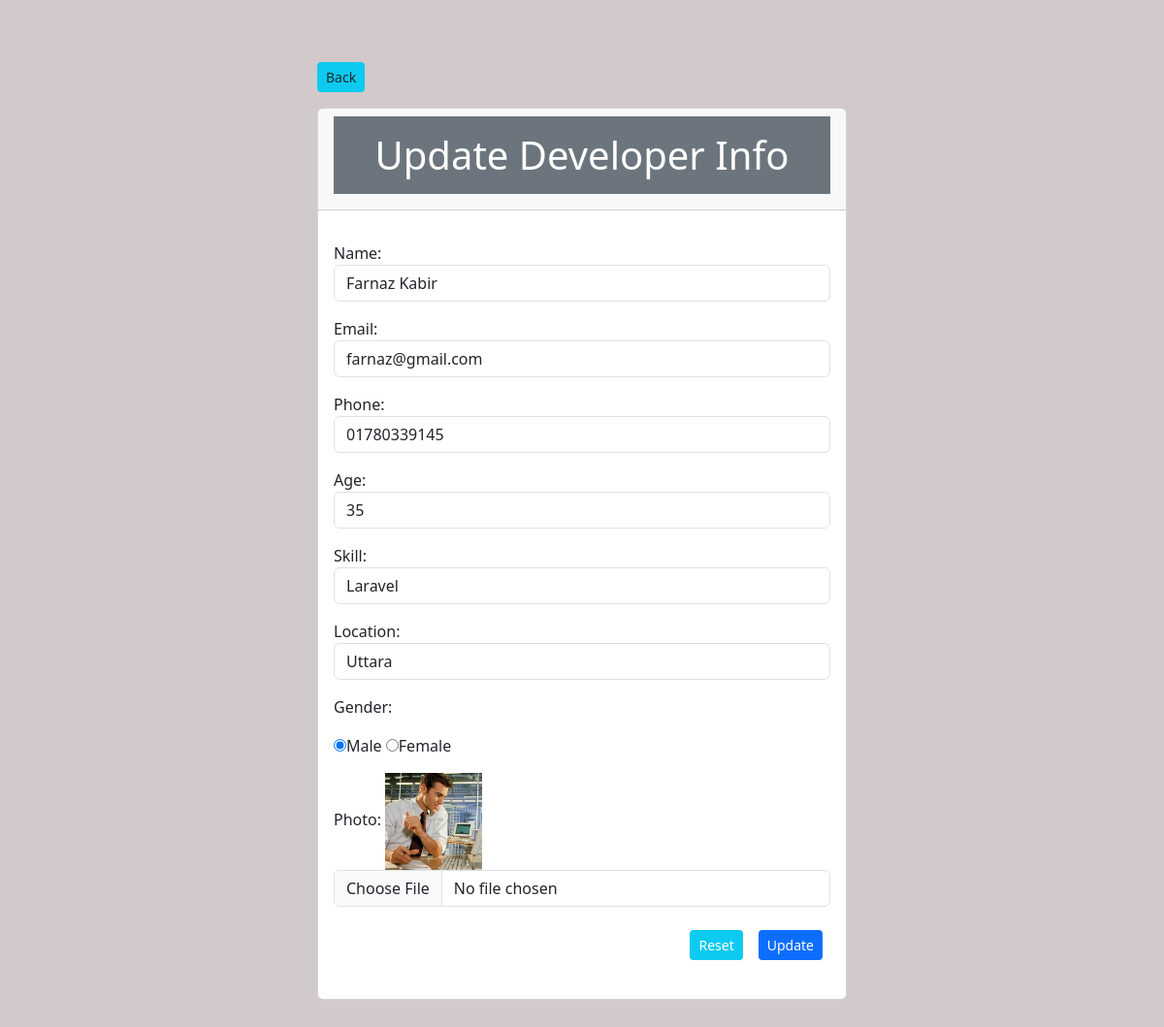
The app's page /edit.php?updateID=20 with its own data.
### tables this page shows
CREATE TABLE `devs` (
  `id` int(11) NOT NULL,
  `name` varchar(100) NOT NULL,
  `email` varchar(100) NOT NULL,
  `phone` varchar(20) NOT NULL,
  `age` int(3) NOT NULL,
  `skill` varchar(100) NOT NULL,
  `location` varchar(100) NOT NULL,
  `gender` varchar(100) NOT NULL,
  `photo` varchar(500) NOT NULL,
  `status` tinyint(1) NOT NULL DEFAULT '1',
  `trash` tinyint(1) DEFAULT '0',
  `createdAT` timestamp(6) NOT NULL DEFAULT CURRENT_TIMESTAMP(6),
  `updatedAT` timestamp(6) NULL DEFAULT NULL
);

### config/connectDb.php (called while the page is built)
<?php
function connect()
{
	try {
		$connection = new PDO('mysql:host=localhost;dbname=dbCrud', 'marufa', 'localhost');
		return $connection;
	} catch (PDOException $error) {
		return $error->getMessage();
	}
}

### edit.php (the view, shortened to what this page needs)
<?php
$singleData = null;
if (isset($_GET['updateID'])) {
	$updateID = $_GET['updateID'];
	$sql = "SELECT * FROM devs Where id='$updateID'";
	$statement = connect()->prepare($sql);
	$statement->execute();
	$singleData = $statement->fetch(PDO::FETCH_OBJ);
}
?>
<!DOCTYPE html>
<html lang="en">
<head>
	<link href="https://cdn.jsdelivr.net/npm/bootstrap@5.3.3/dist/css/bootstrap.min.css" rel="stylesheet">
	<link rel="stylesheet" href="https://cdnjs.cloudflare.com/ajax/libs/font-awesome/6.6.0/css/all.min.css" />
	<link rel="stylesheet" href="assets/style.css">
</head>
<div class="container  my-5">
	<div class="row justify-content-center">
		<div class="col-md-6">
			<a class="btn btn-sm bg-info  my-3" href="index.php">Back </a>
			<div class="card">
				<div class="card-header">
					<h1 class="text-center bg-secondary p-3 text-white">Update Developer Info</h1>
				</div>
				<div class="card-body">
					<form action="<?php echo $_SERVER['PHP_SELF'] . '?updateID=' . $updateID; ?>" method="POST" enctype="multipart/form-data">
						<div class="my-3">
							<label for="">Name: </label>
							<input type="text" name="name" placeholder="name" value="<?php echo $singleData->name ?>" class="form-control">
						</div>
						<div class="my-3">
							<label for="">Email: </label>
							<input type="text" name="email" placeholder="email" value="<?php echo $singleData->email ?>" class="form-control">
						</div>
						<div class="my-3">
							<label for="">Phone: </label>
							<input type="text" name="phone" placeholder="phone" value="<?php echo $singleData->phone ?>" class="form-control">
						</div>
						<div class="my-3">
							<label for="">Age: </label>
							<input type="text" name="age" placeholder="age" value="<?php echo $singleData->age ?>" class="form-control">
						</div>
						<div class="my-3">
							<label for="">Skill: </label>
							<input type="text" name="skill" placeholder="skill" value="<?php echo $singleData->skill ?>" class="form-control">
						</div>
						<div class="my-3">
							<label for="">Location: </label>
							<input type="text" name="location" placeholder="location" value="<?php echo $singleData->location ?>" class="form-control">
						</div>
						<label for="">Gender: </label>
						<div class="my-3">
							<label>
								<input value="Male" <?php echo $singleData->gender == 'Male' ? 'checked' : '' ?> type="radio" name="gender" placeholder="gender">Male
							</label>
							<label>
								<input value="Female" <?php echo $singleData->gender == 'Female' ? 'checked' : '' ?> type="radio" name="gender" placeholder="gender">Female
							</label>
						</div>
						<div class="my-3 photo">
							<label for="">Photo: </label>
							<img src="media/photos/<?php echo $singleData->photo ?> " alt="">
							<input type="file" name="photo" class="form-control" placeholder="photo">
						</div>
						<div class="my-3 d-flex justify-content-end">
							<button type="reset" class="btn btn-sm bg-info text-white m-2">Reset</button>
							<input type="submit" name="submit" value="Update" class="btn btn-sm bg-primary text-white m-2 ">
						</div>
					</form>
				</div>
			</div>
		</div>
	</div>
</div>
<body>
</body>
</html>
<body>
</body>
</html>

### assets/style.css (style rules this page uses)
body { background-color: #d2caca; }
.photo img { height: 100px; width: 100px; object-fit: cover; }

### records on screen
devs: name "Farnaz Kabir", email "farnaz@gmail.com", phone "01780339145", age "35", skill "Laravel", location "Uttara", gender "☑ Male", gender "☐ Female", photo (picture)
